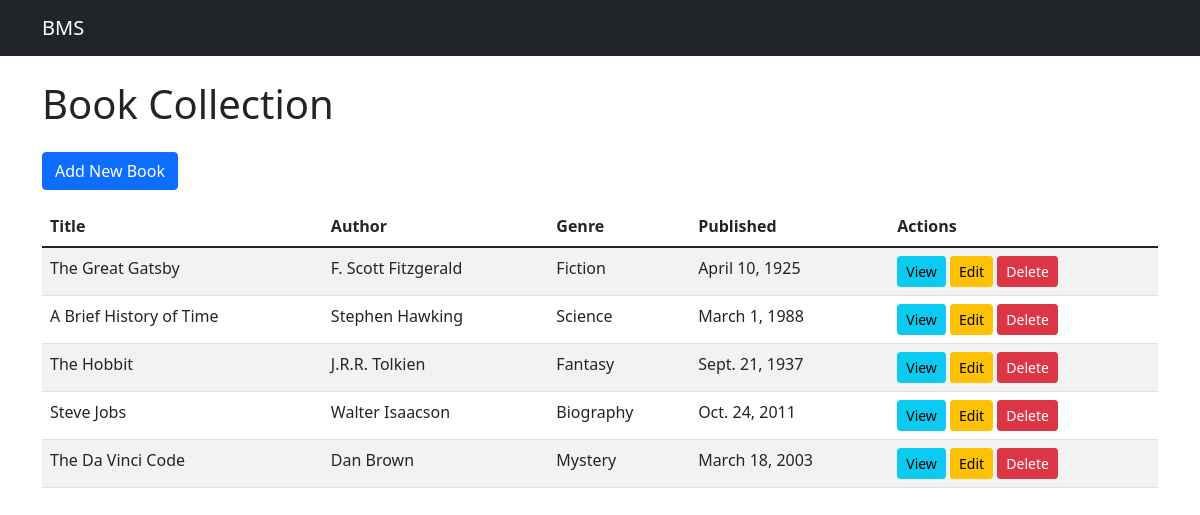
The page / on the database its author committed.
### library/models.py (models this page shows, shortened)
class Books(models.Model):
    class GenreChoice(models.TextChoices):
        FICTION = 'fic', 'Fiction'
        NONFICTION = 'nfic', 'Non-Fiction'
        MYSTERY = 'mys', 'Mystery'
        BIOGRAPHY = 'bio', 'Biography'
        Fantasy = 'fan', 'Fantasy'
        SCIENCE = 'sci', 'Science'
        HISTORY = 'his', 'History'
    title = models.CharField(max_length=100)
    author = models.CharField(max_length=100)
    description = models.TextField()
    genre = models.CharField(max_length=4, choices=GenreChoice)
    published_date = models.DateField()
    added_on = models.DateTimeField(auto_now_add=True)
    updated_on = models.DateTimeField(auto_now=True)

### library/views.py (the view)
# urls.py: path('', views.book_list, name='book_list'),
def book_list(request):
    books = Books.objects.all()
    return render(request, 'library/book_list.html', {'books': books})

### library/templates/library/book_list.html
{% extends 'library/base.html' %}
{% block content %}
    <h1 class="mb-4">Book Collection</h1>
    <a href="{% url 'library:book_add' %}" class="btn btn-primary mb-3">Add New Book</a>
    <table class="table table-striped">
        <thead>
        <tr>
            <th>Title</th>
            <th>Author</th>
            <th>Genre</th>
            <th>Published</th>
            <th>Actions</th>
        </tr>
        </thead>
        <tbody>
        {% for book in books %}
            <tr>
                <td>{{ book.title }}</td>
                <td>{{ book.author }}</td>
                <td>{{ book.get_genre_display }}</td>
                <td>{{ book.published_date }}</td>
                <td>
                    <a href="{% url 'library:book_detail' book.pk %}" class="btn btn-sm btn-info">View</a>
                    <a href="{% url 'library:book_edit' book.pk %}" class="btn btn-sm btn-warning">Edit</a>
                    <a href="{% url 'library:book_delete' book.pk %}" class="btn btn-sm btn-danger">Delete</a>
                </td>
            </tr>
        {% endfor %}
        </tbody>
    </table>
{% endblock %}

### library/templates/library/base.html (shortened to what this page needs)
<!DOCTYPE html>
<html lang="en">
<head>
    <link href="https://cdn.jsdelivr.net/npm/bootstrap@5.1.3/dist/css/bootstrap.min.css" rel="stylesheet">
</head>
<body>
<nav class="navbar navbar-expand-lg navbar-dark bg-dark mb-4">
    <div class="container">
        <a class="navbar-brand" href="{% url 'library:book_list' %}">BMS</a>
    </div>
</nav>
<div class="container">
    {% block content %}
    {% endblock %}
</div>
</body>
</html>

### rows shown on the page
Books: title "The Great Gatsby", author "F. Scott Fitzgerald", genre "Fiction", published_date "April 10, 1925"
Books: title "A Brief History of Time", author "Stephen Hawking", genre "Science", published_date "March 1, 1988"
Books: title "The Hobbit", author "J.R.R. Tolkien", genre "Fantasy", published_date "Sept. 21, 1937"
Books: title "Steve Jobs", author "Walter Isaacson", genre "Biography", published_date "Oct. 24, 2011"
Books: title "The Da Vinci Code", author "Dan Brown", genre "Mystery", published_date "March 18, 2003"
